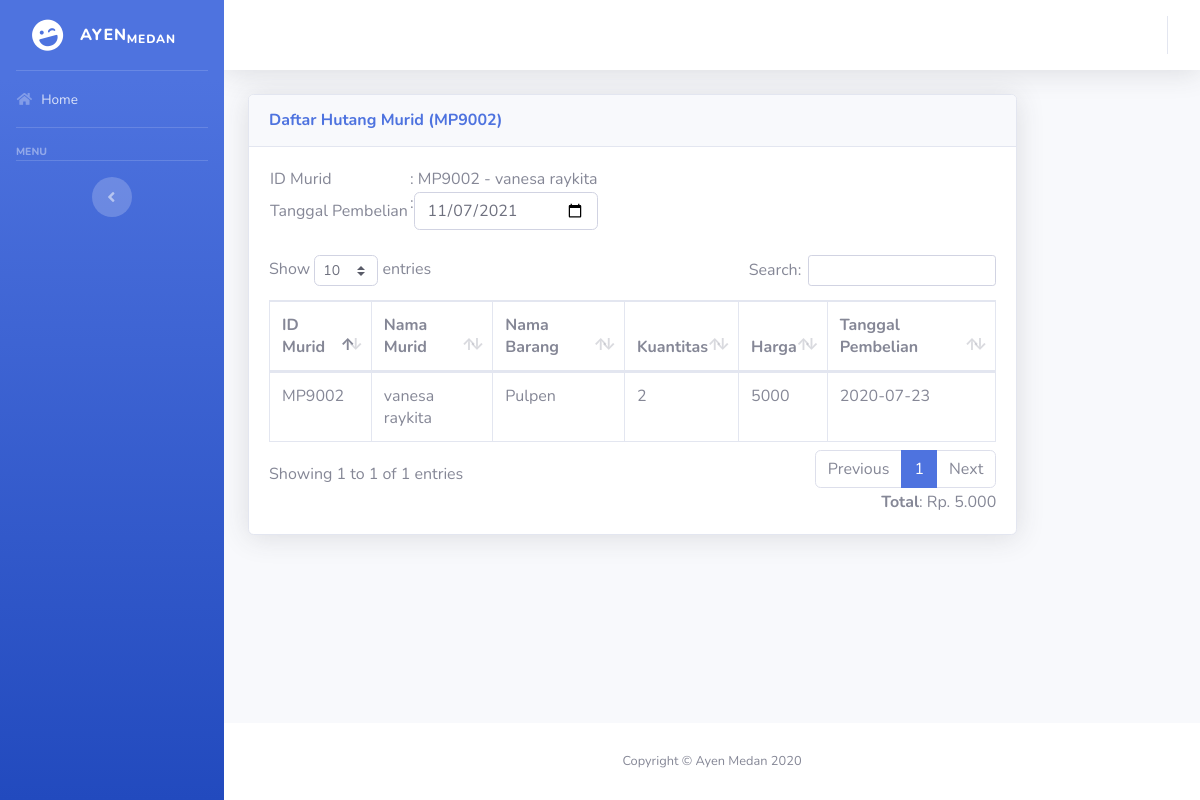
Page /detail-hutang.php?id=MP9002 on the committed database.
### tables this page shows
CREATE TABLE `murid` (
  `idMurid` varchar(10) NOT NULL,
  `namaMurid` text NOT NULL,
  `namaOrtu` text NOT NULL,
  `noHP` varchar(12) NOT NULL,
  `gender` enum('Laki-Laki','Perempuan') NOT NULL,
  `kelas` text NOT NULL,
  `tglDaftar` date NOT NULL,
  `paket` text NOT NULL,
  `tingkat` enum('TK','SD','SMP','SMA') NOT NULL,
  `statusMurid` enum('Aktif','Pasif') NOT NULL DEFAULT 'Aktif'
);

CREATE TABLE `pembelian_kantin` (
  `id_pembelian` int(11) NOT NULL,
  `kodeKantin` text NOT NULL,
  `idMurid` varchar(12) NOT NULL,
  `kuantitas` int(11) NOT NULL,
  `harga` text NOT NULL,
  `jenis` enum('Alat Tulis','Makanan') NOT NULL,
  `pembayaran` enum('Cash','OVO','DANA','Hutang') NOT NULL,
  `tglBeli` date NOT NULL
);

CREATE TABLE `kantin` (
  `kodeKantin` varchar(12) NOT NULL,
  `nama` text NOT NULL,
  `harga` text NOT NULL,
  `jenis` enum('Makanan','Alat Tulis') NOT NULL
);

### detail-hutang.php (the view, shortened to what this page needs)
<?php
include("koneksi.php");
?>
<html>
    <head>
        <link href="vendor/fontawesome-free/css/all.min.css" rel="stylesheet" type="text/css">
        <link href="css/sb-admin-2.min.css" rel="stylesheet">
		<link href="vendor/datatables/dataTables.bootstrap4.min.css" rel="stylesheet">
    </head>
    <body id="page-top">
    <div id="wrapper">
        <?php include("sidebar.php"); ?>
        <div id="content-wrapper" class="d-flex flex-column">
            <div id="content">
                <nav class="navbar navbar-expand navbar-light bg-white topbar mb-4 static-top shadow">
                    <?php include("topBar.php"); ?>
                </nav>
                <div class="container-fluid">
                    <div class="row">
						<div class="col-xs-12 col-sm-12 col-md-10 col-lg-10">
							<div class="card shadow mb-4">
								<div class="card-header py-3">
									<h6 class="m-0 font-weight-bold text-primary">Daftar Hutang Murid (<span id="idTarget"><?php echo $_GET['id']; ?></span>)</h6>
								</div>
								<div class="card-body">
									<div class="table-responsive">
										<table border="0">
											<?php
											$dataMurid = mysqli_query($db, "SELECT * FROM `murid` WHERE idMurid = '$_GET[id]'");
											while ($dMurid = mysqli_fetch_array($dataMurid)) {
											?>
											<tr><td>ID Murid</td><td>: <?php echo $dMurid['idMurid'] . " - " . $dMurid['namaMurid']; ?></td></tr>
											<tr><td>Tanggal Pembelian</td><td><div class="d-flex justify-content-center">:
											<input type="date" class="form-control" value="<?= date("Y-m-d"); ?>" onchange="window.location = '/detail-hutang.php?id=' + document.getElementById('idTarget').innerHTML + '&date=' + this.value" value="<?= date("Y-m-d", strtotime($_GET['date'])) ?? date("Y-m-d"); ?>" onkeydown="return false"/></div></td></tr>
											<?php
											}
											?>
										</table>
										<br/>
									</div>
									<div class="table-responsive">
										<table class="table table-bordered" id="dataTable" width="100%" cellspacing="0">
											<thead>
												<tr>
													<th>ID Murid</th>
													<th>Nama Murid</th>
													<th>Nama Barang</th>
													<th>Kuantitas</th>
													<th>Harga</th>
													<th>Tanggal Pembelian</th>
												</tr>
											</thead>
											<tbody>
												<?php
												$total = 0;
												$dataHutang = mysqli_query($db, "SELECT pembelian_kantin.*, murid.namaMurid, kantin.nama FROM `pembelian_kantin`, `murid`, `kantin` WHERE pembelian_kantin.idMurid = murid.idMurid AND pembelian_kantin.kodeKantin = kantin.kodeKantin AND pembelian_kantin.idMurid = '$_GET[id]' AND pembelian_kantin.pembayaran = 'Hutang'");
												if (mysqli_num_rows($dataHutang) > 0) {
													while ($data = mysqli_fetch_array($dataHutang)) {
														$total += $data['harga'];
												?>
												<tr>
													<td><?= $data['idMurid']; ?></td>
													<td><?= $data['namaMurid']; ?></td>
													<td><?= $data['nama']; ?></td>
													<td><?= $data['kuantitas']; ?></td>
													<td><?= $data['harga']; ?></td>
													<td><?= $data['tglBeli']; ?></td>
												</tr>
												<?php
													}
												}
												?>
											</tbody>
										</table>
										<div class="text-right"><b>Total</b>: Rp. <?= number_format($total,0,',','.'); ?></div>
									</div>
								</div>
							</div>
						</div>
					</div>
				</div>
			</div>
			<footer class="sticky-footer bg-white">
				<div class="container my-auto">
					<div class="copyright text-center my-auto">
						<span>Copyright &copy; Ayen Medan 2020</span>
					</div>
				</div>
			</footer>
		</div>
	</div>
	</body>
</html>

### rows in the picture
murid: idMurid "MP9002", namaMurid "vanesa raykita"
pembelian_kantin: idMurid "MP9002", idMurid.namaMurid "vanesa raykita", kantin.nama "Pulpen", kuantitas "2", harga "5000", tglBeli "2020-07-23"

### other values in the picture
$_GET['id'] "MP9002"
$total "5.000"
